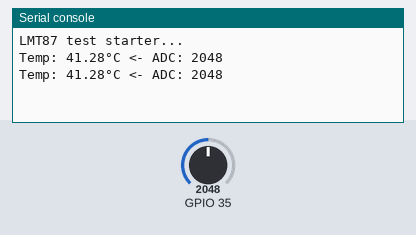
Recording of a program running on a simulated ESP32 board running MicroPython. Shown: the last lines printed to the serial console. Inputs (shaded band) come from the test bench; at power-on: GPIO 35 = 2048 (analog values on the 0–4095 scale).

Above: at 1.2 s.
1.3 s: GPIO 35 set to 2866
At 2.6 s:
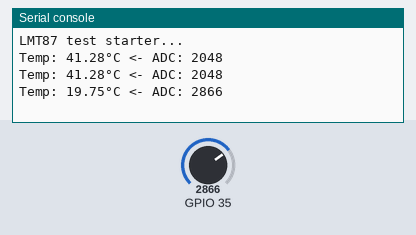
2.8 s: GPIO 35 set to 3603
At 3.8 s:
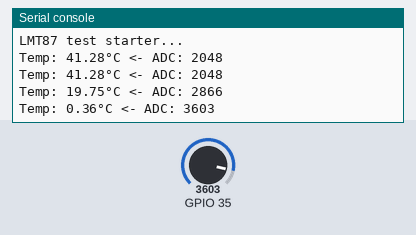
Timing chart, 0 to 5.8 s (numbered marks = the images above; inputs shaded):
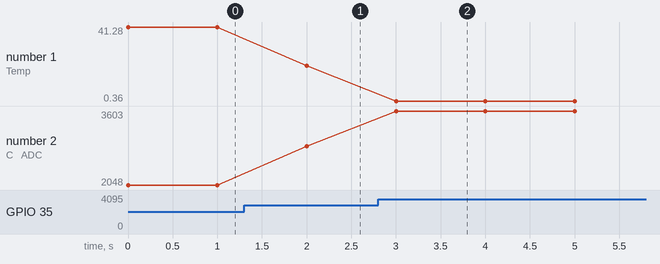

Measured:
- after the input at 1.3 s, the serial console: prints a new line after 0.70 s (image 1)
- after the input at 2.8 s, the serial console: prints a new line after 0.20 s (image 2)
- plotted number 1: 41.28 → 19.75 after the input at 1.3 s, 19.75 → 0.36 after the input at 2.8 s
- plotted number 2: 2048 → 2866 after the input at 1.3 s, 2866 → 3603 after the input at 2.8 s

The program:

temperatur87.py
```python
from machine import ADC, Pin
from time import sleep

class LMT87:
    """Klasse til at læse temperatur fra LMT87 sensoren."""

    def __init__(self, pin):
        """Initialiserer LMT87 på den angivne pin."""
        self.sensor = ADC(Pin(pin))
        self.sensor.atten(ADC.ATTN_11DB)  # For at måle op til 3.3V
        self.t1 = None
        self.adc1 = None
        self.t2 = None
        self.adc2 = None

    def calibrate(self, t1, adc1, t2, adc2):
        """Kalibrerer sensoren baseret på to kendte temperatur/ADC-værdier."""
        self.t1, self.adc1, self.t2, self.adc2 = t1, adc1, t2, adc2

    def get_adc_value(self):
        """Returnerer den rå ADC-værdi fra sensoren."""
        return self.sensor.read()

    def get_temperature(self):
        """Beregner temperaturen baseret på den kalibrerede sensor."""
        if None in (self.t1, self.adc1, self.t2, self.adc2):
            raise ValueError("Sensoren er ikke kalibreret!")

        adc_val = self.get_adc_value()
        # Lineær interpolation for at finde temperaturen
        temperature = self.t1 + (adc_val - self.adc1) * ((self.t2 - self.t1) / (self.adc2 - self.adc1))
        return temperature

# Hvis filen køres direkte, test sensoren
if __name__ == "__main__":
    pin_lmt87 = 35
    lmt87 = LMT87(pin_lmt87)

    # Kalibreringsværdier
    t1, adc1 = 25.2, 2659
    t2, adc2 = 24.2, 2697
    lmt87.calibrate(t1, adc1, t2, adc2)

    print("LMT87 test starter...")
    while True:
        adc_val = lmt87.get_adc_value()
        temperature = lmt87.get_temperature()
        print("Temp: {:.2f}°C <- ADC: {}".format(temperature, adc_val))
        sleep(1)
```
